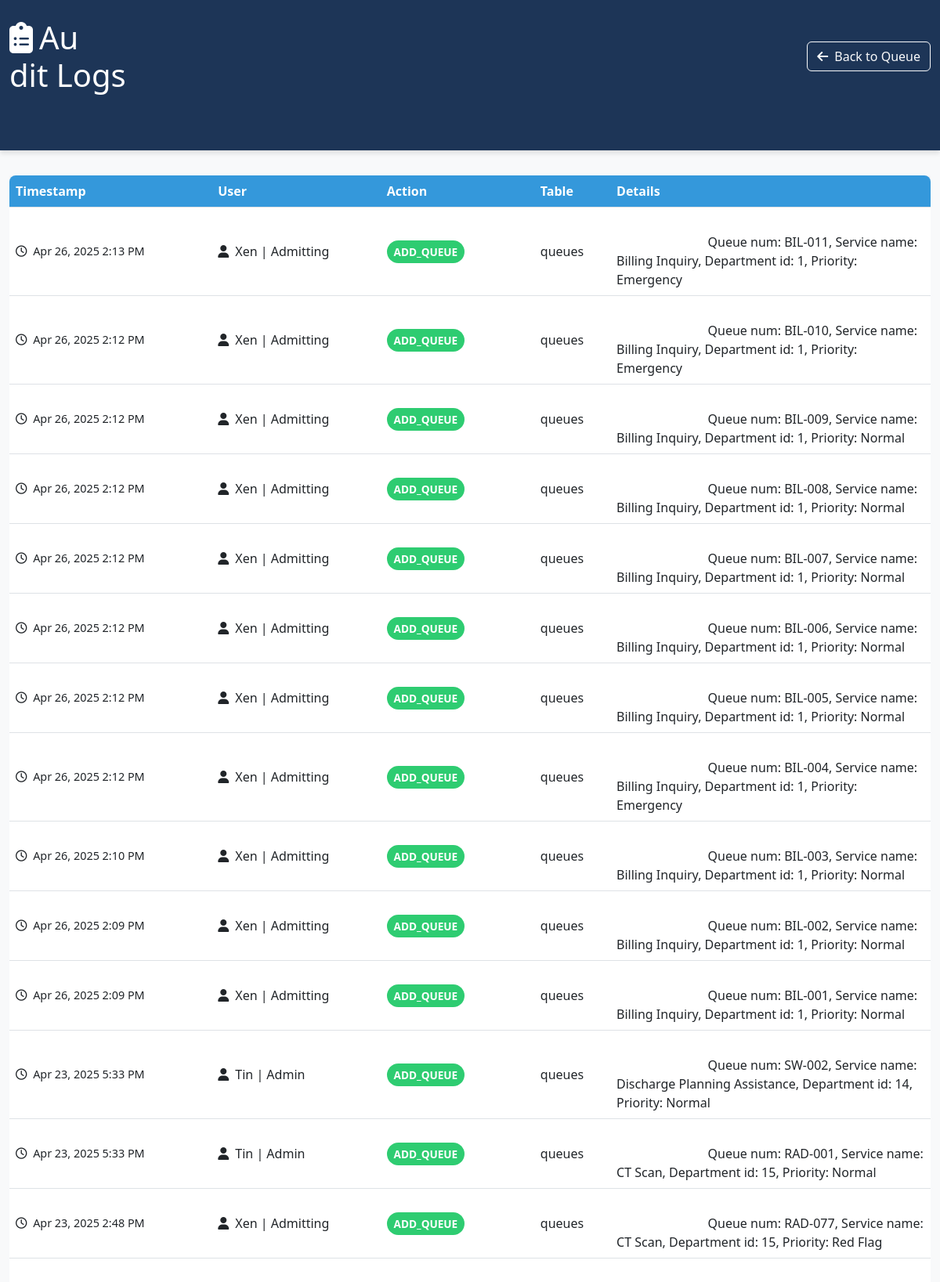
Page /audit_log.php (signed in, upper part) on the committed database.
### tables this page shows
CREATE TABLE `audit_log` (
  `log_id` int(11) NOT NULL,
  `action_type` varchar(50) NOT NULL,
  `table_name` varchar(50) NOT NULL,
  `record_id` int(11) DEFAULT NULL,
  `user_id` int(11) NOT NULL,
  `username` varchar(100) NOT NULL,
  `role` varchar(50) DEFAULT NULL,
  `action_details` text DEFAULT NULL,
  `created_at` timestamp NOT NULL DEFAULT current_timestamp()
);

### audit_log.php (the view, shortened to what this page needs)
<?php
require('lib/conn.php');
$logs = $conn->query("
    SELECT * FROM audit_log
    ORDER BY created_at DESC
    LIMIT 100
")->fetchAll();
?>
<!DOCTYPE html>
<html>
<head>
    <link href="https://cdn.jsdelivr.net/npm/bootstrap@5.3.0/dist/css/bootstrap.min.css" rel="stylesheet">
    <link rel="stylesheet" href="https://cdnjs.cloudflare.com/ajax/libs/font-awesome/6.4.0/css/all.min.css">
</head>
<body>
    <header class="header">
        <div class="container">
            <div class="d-flex justify-content-between align-items-center">
                <h1 class="m-0"><i class="fas fa-clipboard-list me-2"></i>Au<div class="d-flex justify-content-between align-items-center">dit Logs</h1>
                <a href="<?php echo ($_SESSION['role'] == 'Admin') ? 'queue_display_admin.php' : 'queue_display.php'; ?>" class="btn btn-outline-light">
                    <i class="fas fa-arrow-left me-2"></i>Back to Queue
                </a>
            </div>
        </div>
    </header>
    <div class="container">
        <div class="table-responsive">
            <table class="table table-hover">
                <thead>
                    <tr>
                        <th>Timestamp</th>
                        <th>User</th>
                        <th>Action</th>
                        <th>Table</th>
                        <th>Details</th>
                    </tr>
                </thead>
                <tbody>
                    <?php foreach ($logs as $log): ?>
                    <tr>
                        <td class="timestamp">
                            <i class="far fa-clock me-1"></i>
                            <?= date('M j, Y g:i A', strtotime($log['created_at'])) ?>
                        </td>
                        <td class="user-cell">
                            <i class="fas fa-user me-1"></i>
                            <?= htmlspecialchars($log['username']) ?> |  <?= htmlspecialchars($log['role']) ?>
                        </td>
                        <td>
                            <?php
                            $badgeClass = 'badge-action';
                            if (strpos($log['action_type'], 'ADD') !== false) $badgeClass .= ' badge-add';
                            elseif (strpos($log['action_type'], 'UPDATE') !== false) $badgeClass .= ' badge-update';
                            elseif (strpos($log['action_type'], 'DELETE') !== false) $badgeClass .= ' badge-delete';
                            ?>
                            <span class="<?= $badgeClass ?>">
                                <?= htmlspecialchars($log['action_type']) ?>
                            </span>
                        </td>
                        <td>
                            <?= htmlspecialchars($log['table_name']) ?>
                        </td>
                        <td class="action-details">
                            <?php
                            $details = json_decode($log['action_details'], true);
                            if ($details) {
                                $sentence = '';
                                foreach ($details as $key => $value) {
                                    $sentence .= ucfirst(str_replace('_', ' ', $key)) . ": " . htmlspecialchars($value) . ", ";
                                }
                                echo rtrim($sentence, ', ');
                            } else {
                                echo htmlspecialchars($log['action_details'] ?? 'No details');
                            }
                            ?>
                        </td>
                    </tr>
                    <?php endforeach; ?>
                </tbody>
            </table>
        </div>
    </div>
</body>
</html>

### audit_log.php (style rules this page uses)
:root { --primary-color: #3498db; --secondary-color: #2980b9; --accent-color: #e74c3c; --light-color: #ecf0f1; --dark-color: #2c3e50; --success-color: #2ecc71; }
body { background-color: #f8f9fa; font-family: 'Segoe UI', Tahoma, Geneva, Verdana, sans-serif; }
.header { background-color: #1d3557; color: white; padding: 1.5rem 0; margin-bottom: 2rem; box-shadow: 0 4px 6px rgba(0, 0, 0, 0.1); }
.container { max-width: 1200px; margin-bottom: 3rem; }
.table { background-color: white; border-radius: 8px; overflow: hidden; box-shadow: 0 2px 10px rgba(0, 0, 0, 0.08); }
.table th { background-color: var(--primary-color); color: white; font-weight: 600; }
.table td { vertical-align: middle; }
.action-details { max-width: 300px; white-space: pre-wrap; word-wrap: break-word; }
.badge-action { background-color: var(--primary-color); color: white; padding: 0.35em 0.65em; border-radius: 50rem; font-size: 0.85em; font-weight: 600; }
.badge-add { background-color: var(--success-color); }
.timestamp { color: #6c757d; font-size: 0.9rem; }
.user-cell { font-weight: 500; }

### rows in the picture
audit_log: created_at "Apr 26, 2025 2:13 PM", username "Xen", role "Admitting", action_type "ADD_QUEUE", table_name "queues", sentence "Queue num: BIL-011, Service name: Billing Inquiry, Department id: 1, Priority: Emergency"
audit_log: created_at "Apr 26, 2025 2:12 PM", username "Xen", role "Admitting", action_type "ADD_QUEUE", table_name "queues", sentence "Queue num: BIL-010, Service name: Billing Inquiry, Department id: 1, Priority: Emergency"
audit_log: created_at "Apr 26, 2025 2:12 PM", username "Xen", role "Admitting", action_type "ADD_QUEUE", table_name "queues", sentence "Queue num: BIL-009, Service name: Billing Inquiry, Department id: 1, Priority: Normal…"
audit_log: created_at "Apr 26, 2025 2:12 PM", username "Xen", role "Admitting", action_type "ADD_QUEUE", table_name "queues", sentence "Queue num: BIL-008, Service name: Billing Inquiry, Department id: 1, Priority: Normal…"
audit_log: created_at "Apr 26, 2025 2:12 PM", username "Xen", role "Admitting", action_type "ADD_QUEUE", table_name "queues", sentence "Queue num: BIL-007, Service name: Billing Inquiry, Department id: 1, Priority: Normal…"
audit_log: created_at "Apr 26, 2025 2:12 PM", username "Xen", role "Admitting", action_type "ADD_QUEUE", table_name "queues", sentence "Queue num: BIL-006, Service name: Billing Inquiry, Department id: 1, Priority: Normal…"
audit_log: created_at "Apr 26, 2025 2:12 PM", username "Xen", role "Admitting", action_type "ADD_QUEUE", table_name "queues", sentence "Queue num: BIL-005, Service name: Billing Inquiry, Department id: 1, Priority: Normal…"
audit_log: created_at "Apr 26, 2025 2:12 PM", username "Xen", role "Admitting", action_type "ADD_QUEUE", table_name "queues", sentence "Queue num: BIL-004, Service name: Billing Inquiry, Department id: 1, Priority: Emergency"
audit_log: created_at "Apr 26, 2025 2:10 PM", username "Xen", role "Admitting", action_type "ADD_QUEUE", table_name "queues", sentence "Queue num: BIL-003, Service name: Billing Inquiry, Department id: 1, Priority: Normal…"
audit_log: created_at "Apr 26, 2025 2:09 PM", username "Xen", role "Admitting", action_type "ADD_QUEUE", table_name "queues", sentence "Queue num: BIL-002, Service name: Billing Inquiry, Department id: 1, Priority: Normal…"
audit_log: created_at "Apr 26, 2025 2:09 PM", username "Xen", role "Admitting", action_type "ADD_QUEUE", table_name "queues", sentence "Queue num: BIL-001, Service name: Billing Inquiry, Department id: 1, Priority: Normal…"
audit_log: created_at "Apr 23, 2025 5:33 PM", username "Tin", role "Admin", action_type "ADD_QUEUE", table_name "queues", sentence "Queue num: SW-002, Service name: Discharge Planning Assistance, Department id: 14, Priority: Normal"
audit_log: created_at "Apr 23, 2025 5:33 PM", username "Tin", role "Admin", action_type "ADD_QUEUE", table_name "queues", sentence "Queue num: RAD-001, Service name: CT Scan, Department id: 15, Priority: Normal…"
audit_log: created_at "Apr 23, 2025 2:48 PM", username "Xen", role "Admitting", action_type "ADD_QUEUE", table_name "queues", sentence "Queue num: RAD-077, Service name: CT Scan, Department id: 15, Priority: Red Flag…"
